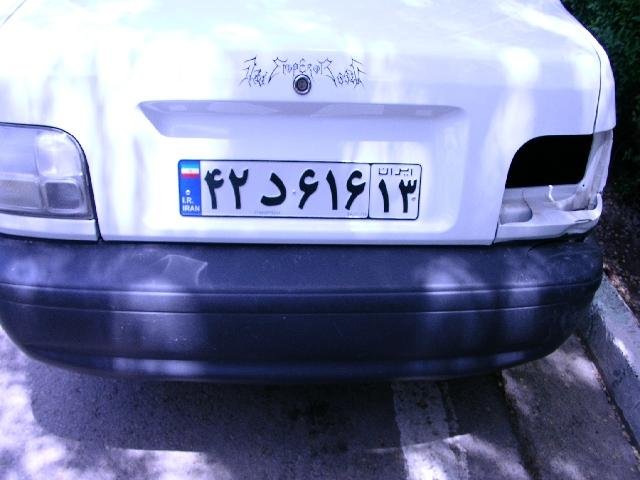
#> input picture img-test/sample-01.jpg, 640 x 480 px
$ python -i segmentation.py   (imports and definitions only)
#> lines starting #> are read from the running program, lines starting #| are printed output that depends on the picture; after the words box and inside, x2 and y2 are one past the last pixel; in counts of white or black regions, pixels touching at a corner belong together
"""Character segmentation for a cropped plate.

Given a plate crop this isolates the individual characters (ordered left →
right) and returns each as a fixed-size grayscale image ready for the OCR CNN.

The approach is a **vertical projection profile**: normalize height, Otsu-
threshold so characters are white on black (matching the training data), then
scan the column-wise ink profile to find character bands separated by gaps.
Projection segmentation keeps a Persian letter's dots together with its body
(they share the same column band), which contour splitting does not.
"""

from __future__ import annotations

import cv2
import numpy as np

from platrix.preprocessing import enhance_plate

_NORM_HEIGHT = 96  # normalize every plate to this height before segmenting


def _crop_to_plate(gray: np.ndarray) -> np.ndarray:
    """Trim any dark border around the bright plate so Otsu isn't skewed."""
    _, bright = cv2.threshold(gray, 0, 255, cv2.THRESH_BINARY + cv2.THRESH_OTSU)
    contours, _ = cv2.findContours(bright, cv2.RETR_EXTERNAL, cv2.CHAIN_APPROX_SIMPLE)
    if not contours:
        return gray
    x, y, w, h = cv2.boundingRect(max(contours, key=cv2.contourArea))
    # Only accept it if it keeps most of the crop (a real plate fills the box).
    if w * h >= 0.35 * gray.size and w > 20 and h > 10:
        return gray[y : y + h, x : x + w]
    return gray


# [141 lines left out: functions _binarize, _remove_frame, _square_pad, canonical_glyph, _column_bands, segment_characters, not called in this run]

>>> import cv2
>>> picture = cv2.imread('../../img-test/sample-01.jpg', cv2.IMREAD_GRAYSCALE)
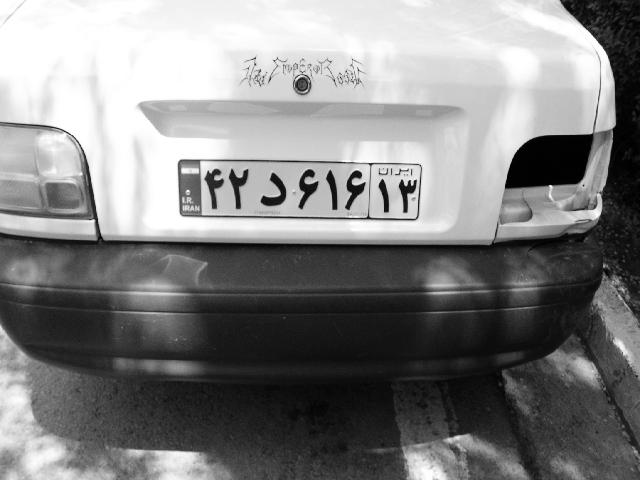
#> picture: shape (480, 640); min 0, max 255, mean 129.7
>>> result = _crop_to_plate(picture)
#> in _crop_to_plate, `_, bright = cv2.threshold(gray, 0, 255, cv2.THRESH_BINARY + cv2.THRESH..`:
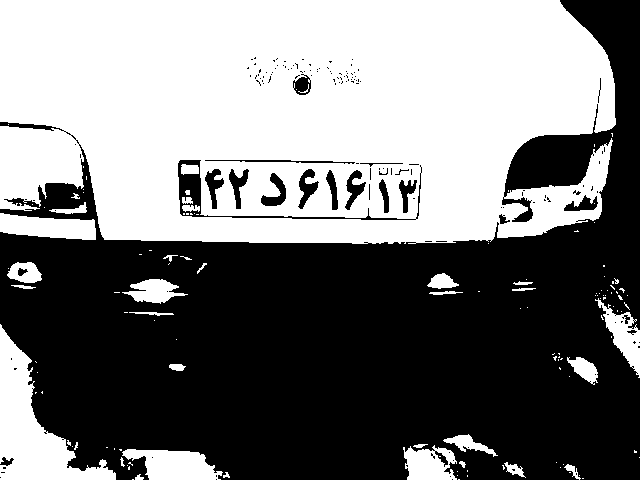
#> bright: shape (480, 640); 47.9% white; 129 white regions (96 under 20 px)
#> in _crop_to_plate, `contours, _ = cv2.findContours(bright, cv2.RETR_EXTERNAL, cv2.CHAIN_AP..`: contours = 116 contours, 94 with area under 20; largest, box (x1, y1, x2, y2) and area: (0, 0, 616, 244) 134042, (0, 324, 116, 480) 6380, (122, 449, 223, 480) 1956, (0, 213, 96, 240) 1741, (403, 445, 457, 480) 1334
#> in _crop_to_plate, `x, y, w, h = cv2.boundingRect(max(contours, key=cv2.contourArea))`: x = 0; w = 616; h = 244
#> in _crop_to_plate, `return gray[y : y + h, x : x + w]`:
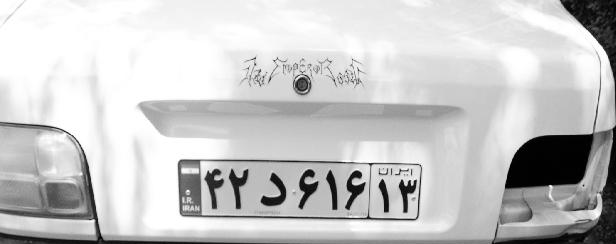
#> returned value: shape (244, 616); min 0, max 255, mean 199.3
